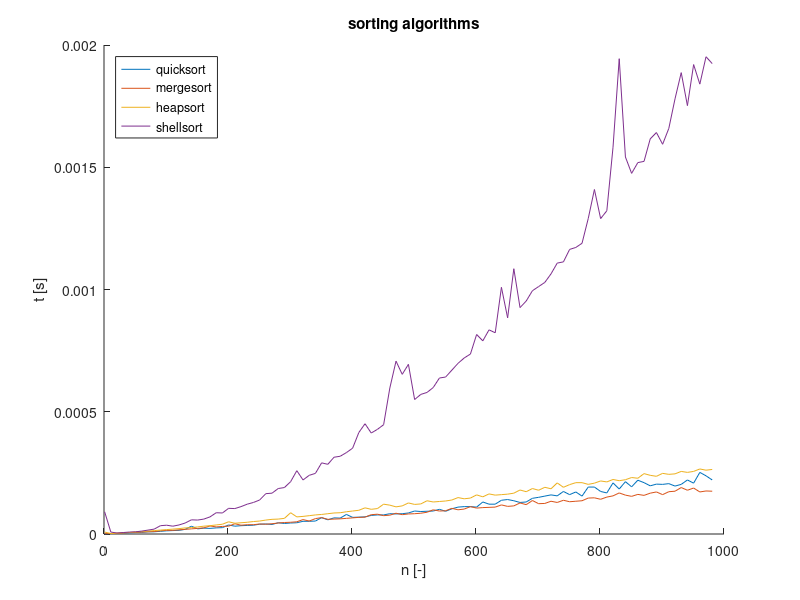

MATLAB code for this plot:
base_dir='SORT_DATA/';
loop_string ='100';
pron_string = '1000';

heapsort_name= 'heapsort';
quicksort_name='quicksort';
mergesort_name='mergesort';
shellsort_name='shellsort';


clear;
clc; 
close all;
fid=fopen('SORT_DATA/quicksort_10_100.txt');
data=textscan(fid,'%d %f');
fclose ( fid );
x=data{1};
quicksort_y=data{2};
fid=fopen('SORT_DATA/mergesort_10_100.txt');
data=textscan(fid,'%d %f')
fclose ( fid );
mergesort_y=data{2};
fid=fopen('SORT_DATA/heapsort_10_100.txt');
data=textscan(fid,'%d %f');
fclose ( fid );
heapsort_y=data{2};
fid=fopen('SORT_DATA/shellsort_10_100.txt');
data=textscan(fid,'%d %f');
fclose ( fid );
shellsort_y =data{2};
figure ;
title ('sorting algorithms');
xlabel('n [-]');
ylabel('t [s]');
hold on;
plot(x, quicksort_y);
plot(x, mergesort_y);
plot(x,heapsort_y);
plot(x, shellsort_y );
legend('quicksort','mergesort','heapsort','shellsort','Location','northwest');
hold off ;
